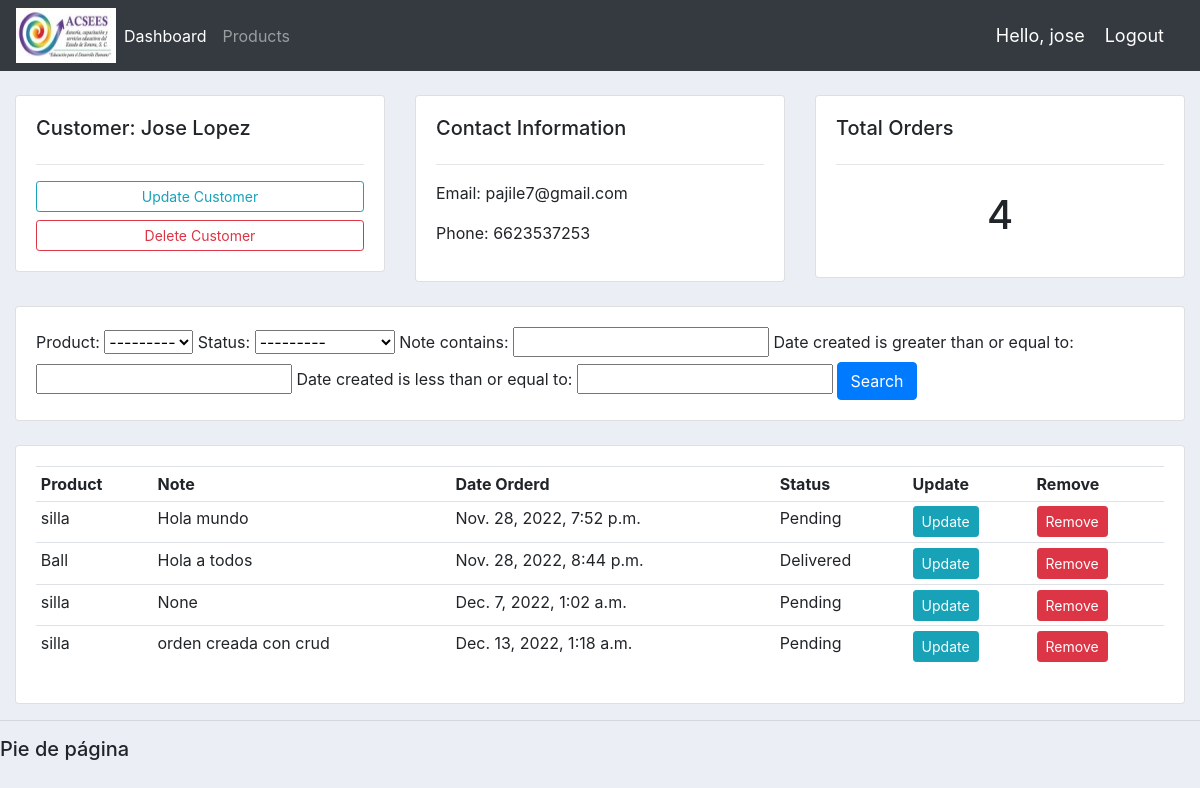
The app's page /customer/1/ (signed in) with its own data.
### accounts/models.py (models this page shows, shortened)
class Customer(models.Model):
	name = models.CharField(max_length=200, null=True)
	phone = models.CharField(max_length=200, null=True)
	email = models.CharField(max_length=200, null=True)
	date_created = models.DateTimeField(auto_now_add=True, null=True)

class Order(models.Model):
	STATUS = (
			('Pending', 'Pending'),
			('Out for delivery', 'Out for delivery'),
			('Delivered', 'Delivered'),
			)
	customer = models.ForeignKey(Customer, null=True, on_delete= models.SET_NULL)
	product = models.ForeignKey(Product, null=True, on_delete= models.SET_NULL)
	date_created = models.DateTimeField(auto_now_add=True, null=True)
	status = models.CharField(max_length=200, null=True, choices=STATUS)
	note = models.CharField(max_length=1000, null=True)

class Product(models.Model):
	CATEGORY = (
			('Indoor', 'Indoor'),
			('Out Door', 'Out Door'),
			)
	name = models.CharField(max_length=200, null=True)
	price = models.FloatField(null=True)
	category = models.CharField(max_length=200, null=True, choices=CATEGORY)
	description = models.CharField(max_length=200, null=True, blank=True)
	date_created = models.DateTimeField(auto_now_add=True, null=True)
	tags = models.ManyToManyField(Tag)
	def __str__(self):
		return self.name

### accounts/decorators.py (the view)
		def wrapper_func(request, *args, **kwargs):
			group = None
			if request.user.groups.exists():
				group = request.user.groups.all()[0].name
			if group in allowed_roles:
				return view_func(request, *args, **kwargs)
			else:
				return HttpResponse('You are not authorized to view this page')

### accounts/views.py (called while the page is built)
@login_required(login_url='login')
@allowed_users(allowed_roles=['admin'])
def customer(request, pk_test):
	customer = Customer.objects.get(id=pk_test)
	orders = customer.order_set.all()
	order_count = orders.count()
	myFilter = OrderFilter(request.GET, queryset=orders)
	orders = myFilter.qs
	context = {'customer':customer, 'orders':orders, 'order_count':order_count,
	'myFilter':myFilter}
	return render(request, 'accounts/customer.html',context)

### accounts/templates/accounts/customer.html
{%  extends 'accounts/main.html' %}
{% block content %}
	<br>
<div class="row">
	<div class="col-md">
		<div class="card card-body">
			<h5>Customer: {{customer.name}}</h5>
			<hr>
			<a class="btn btn-outline-info  btn-sm btn-block" href="">Update Customer</a>
			<a class="btn btn-outline-danger  btn-sm btn-block" href="">Delete Customer</a>
		</div>
	</div>
	<div class="col-md">
		<div class="card card-body">
			<h5>Contact Information</h5>
			<hr>
            <p>Email: {{customer.email}}</p>
			<p>Phone: {{customer.phone}}</p>
		</div>
	</div>
	<div class="col-md">
		<div class="card card-body">
			<h5>Total Orders</h5>
			<hr>
			<h1 style="text-align: center;padding: 10px">{{order_count}}</h1>
		</div>
	</div>
</div>
<br>
<div class="row">
	<div class="col">
		<div class="card card-body">
			<form method="get">
					{{myFilter.form}}
		    <button class="btn btn-primary" type="submit">Search</button>
		  </form>
		</div>
	</div>
</div>
<br>
<div class="row">
	<div class="col-md">
		<div class="card card-body">
			<table class="table table-sm">
				<tr>
					<th>Product</th>
					<th>Note</th>
					<th>Date Orderd</th>
					<th>Status</th>
					<th>Update</th>
					<th>Remove</th>
				</tr>
                {% for order in orders %}
				<tr>
					<td>{{order.product}}</td>
					<td>{{order.note}}</td>
					<td>{{order.date_created}}</td>
					<td>{{order.status}}</td>
					<td><a class="btn btn-sm btn-info" href="">Update</a></td>
					<td><a class="btn btn-sm btn-danger" href="">Remove</a></td>
				</tr>
				{% endfor %}
			</table>
		</div>
	</div>
</div>
{% endblock %}

### accounts/templates/accounts/navbar.html (shortened to what this page needs)
{% load static %}
<nav class="navbar navbar-expand-lg navbar-dark bg-dark">
 <img src="{% static 'images/logo_peq.jpg' %}">
  <div class="collapse navbar-collapse" id="navbarNav">
    <ul class="navbar-nav">
      {% if request.user.is_staff %}
      <li class="nav-item active">
        <a class="nav-link" href="{% url 'home' %}">Dashboard</a>
      </li>
      <li class="nav-item">
        <a class="nav-link" href="{% url 'products' %}">Products</a>
      </li>
      {% endif %}
    </ul>
  </div>
 <span class="hello-msg">Hello, {{request.user}}</span>
  <span ><a  class="hello-msg" href="{% url 'logout' %}">Logout</a></span>
</nav>

### static/css/main.css (style rules this page uses)
body { background-color: #ebeff5; }

### accounts/templates/accounts/navbar.html (style rules this page uses)
.hello-msg { font-size: 18px; color: #fff; margin-right: 20px; }

### records on screen
Customer: name "Jose Lopez", email "pajile7@gmail.com", phone "6623537253"
Order: product "silla", note "Hola mundo", date_created "Nov. 28, 2022, 7:52 p.m.", status "Pending"
Order: product "Ball", note "Hola a todos", date_created "Nov. 28, 2022, 8:44 p.m.", status "Delivered"
Order: product "silla", note "None", date_created "Dec. 7, 2022, 1:02 a.m.", status "Pending"
Order: product "silla", note "orden creada con crud", date_created "Dec. 13, 2022, 1:18 a.m.", status "Pending"

### other values on screen
{{ request.user }} "jose"
{{ order_count }} "4"
